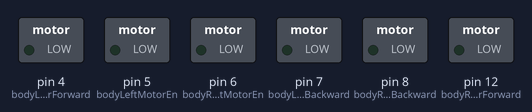
The sketch below on a simulated Arduino Uno, built with avr-gcc and run on an emulated ATmega328P. Parts: switched loads named in the sketch (green lamp = pin HIGH).

Above: at 0.1 s.
At 3.1 s:
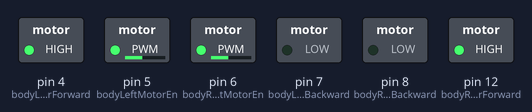
Timing chart, 0 to 4.6 s (numbered marks = the images above):
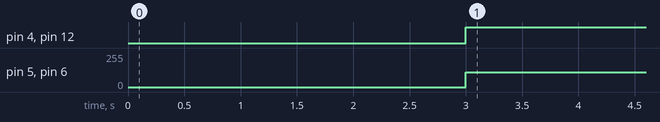

Measured:
- by itself, pin 4 (bodyLeftMotorForward), pin 12 (bodyRightMotorForward): LOW → HIGH at 3.0 s
- by itself, pin 5 (bodyLeftMotorEn), pin 6 (bodyRightMotorEn): 0/255 → 110/255 at 3.0 s

The sketch:

pwm-simple.ino
```cpp
#define serialSpeed 115200

#define bodyLeftMotorPWM 110
#define bodyRightMotorPWM 110

// motor one
#define enA 5
#define in1 4
#define in2 7
// motor two
#define enB 6
#define in3 8
#define in4 12

// LeftMotor
#define bodyLeftMotorEn enA
#define bodyLeftMotorForward in1
#define bodyLeftMotorBackward in2

// RightMotor
#define bodyRightMotorEn enB
#define bodyRightMotorForward in4
#define bodyRightMotorBackward in3

unsigned long loopTimeStart = 0;

void setup() {
  Serial.begin(serialSpeed); //Initialize the serial port

  pinMode(bodyLeftMotorEn, OUTPUT);
  pinMode(bodyLeftMotorForward, OUTPUT);
  pinMode(bodyLeftMotorBackward, OUTPUT);
  pinMode(bodyRightMotorEn, OUTPUT);
  pinMode(bodyRightMotorForward, OUTPUT);
  pinMode(bodyRightMotorBackward, OUTPUT);

  delay(3000);

  loopTimeStart = millis();
}

void loop() {
  unsigned long loopTime = 0;

  // set direction
  setBodyMotorLeftForward();
  setBodyMotorRightForward();

  // set speed
  analogWrite(bodyLeftMotorEn, bodyLeftMotorPWM);
  analogWrite(bodyRightMotorEn, bodyRightMotorPWM);
  // end loop
  loopTime = millis() - loopTimeStart;
  loopTimeStart = millis();
}

void setBodyMotorLeftForward() {
  digitalWrite(bodyLeftMotorForward, HIGH);
  digitalWrite(bodyLeftMotorBackward, LOW);
}

void setBodyMotorRightForward() {
  digitalWrite(bodyRightMotorForward, HIGH);
  digitalWrite(bodyRightMotorBackward, LOW);
}
```
